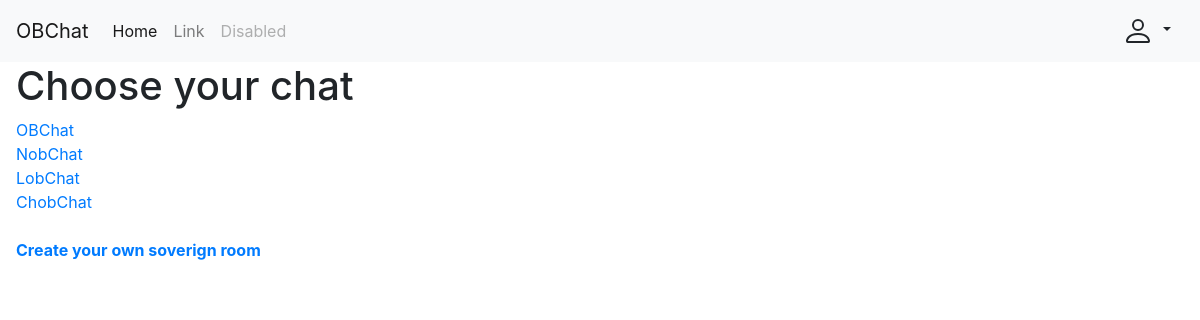
The page /OB/chat/ on the database its author committed.
### OB/models.py (models this page shows, shortened)
class Room(Model):
    name = CharField(max_length=ROOM_NAME_MAX_LENGTH, default=0)
    owner = ForeignKey(OBUser, on_delete=CASCADE, default=0, related_name="owned_room")
    timestamp = DateTimeField(auto_now_add=True)
    is_suspended = BooleanField(default=False)
    occupants = ManyToManyField(OBUser, related_name="occupied_room")

### OB/views/room.py (the view)
# urls.py: path("chat/", chat, name="OB-chat"),
def chat(request):
    if request.method == "GET":
        template = "OB/chat.html"
        context = {"rooms": Room.objects.all()}
        return render(request, template, context)
    return HttpResponse()

### OB/templates/OB/chat.html (shortened to what this page needs)
{% extends "OB/base.html" %}
{% block body %}
  <h1>Choose your chat</h1>
  {% for room in rooms %}
    <a href="{% url 'OB:OB-room' room.name %}">{{ room.name }}</a><br>
  {% endfor %}
  <br>
  <a href="{% url 'OB:OB-create_room' %}"><strong>Create your own soverign room</strong></a>
{% endblock %}

### rows shown on the page
Room: name "OBChat"
Room: name "NobChat"
Room: name "LobChat"
Room: name "ChobChat"
